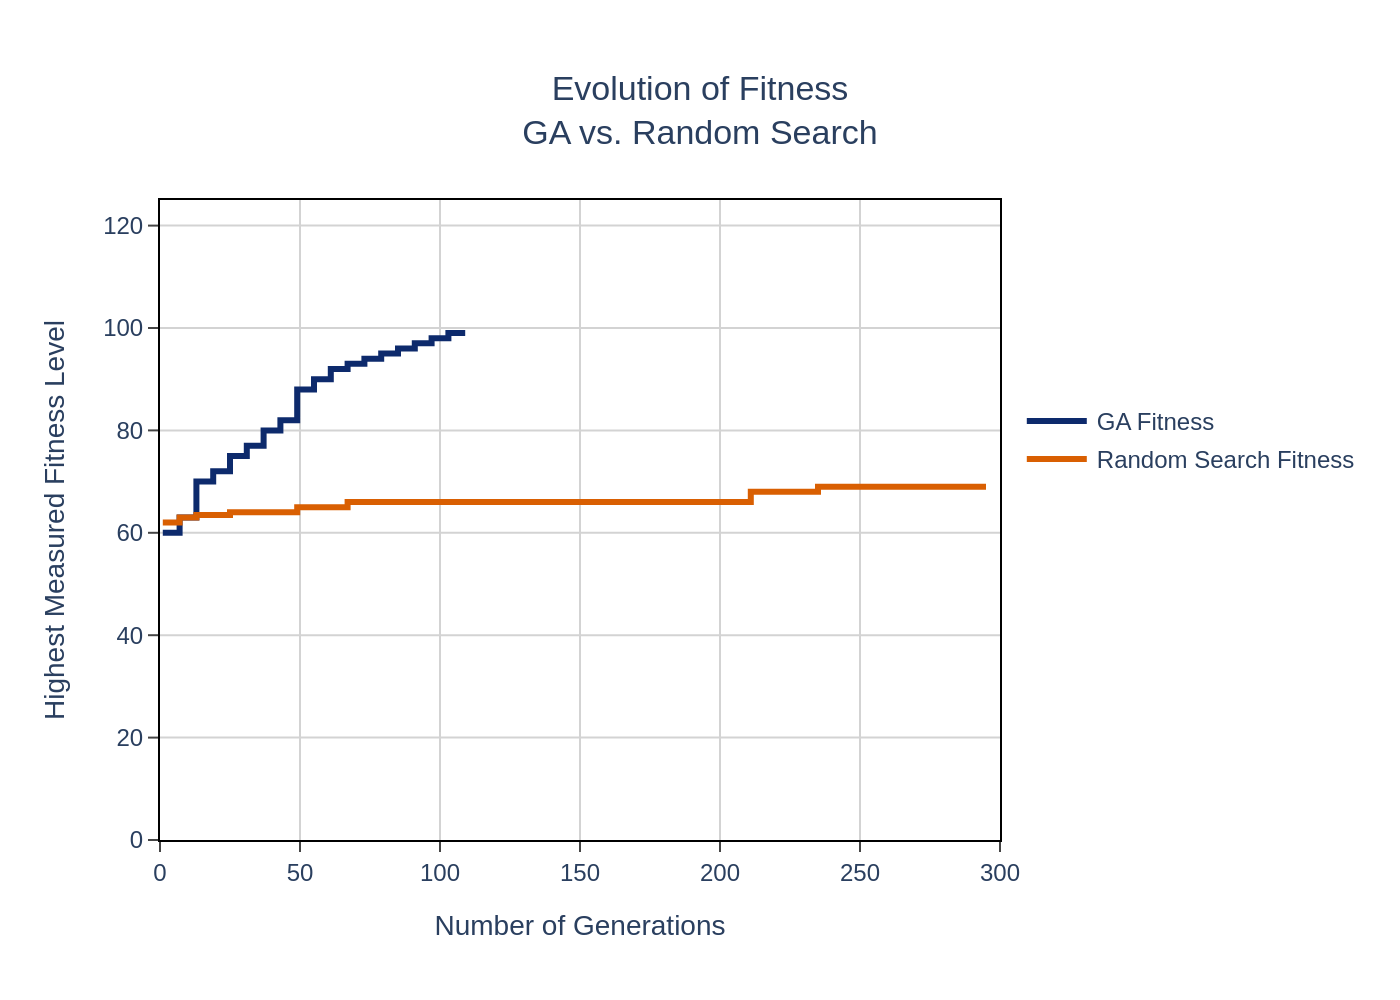

The script that drew this image:
import sys
import json
import pathlib
import plotly.graph_objects as go

# --- 1. Load Data from JSON ---
# The script requires the path to the JSON file as a command-line argument.
if len(sys.argv) != 2:
    print("Usage: python generate_chart.py <path_to_json_file>")
    sys.exit(1)

json_path = pathlib.Path(sys.argv[1])
if not json_path.is_file():
    print(f"Error: JSON file not found at {json_path}")
    sys.exit(1)

with open(json_path, 'r', encoding='utf-8') as f:
    chart_info = json.load(f)

# Extract data and texts from the loaded JSON
chart_data = chart_info.get("chart_data", [])
texts = chart_info.get("texts", {})
colors = chart_info.get("colors", [])

# --- 2. Create the Figure ---
fig = go.Figure()

# Add a trace for each data series from the JSON
for i, series in enumerate(chart_data):
    fig.add_trace(go.Scatter(
        x=series.get('x'),
        y=series.get('y'),
        name=series.get('name'),
        mode='lines',
        line=dict(
            color=colors[i] if i < len(colors) else None,
            width=3,
            shape='hv'  # Create a step-like line (horizontal-then-vertical)
        )
    ))

# --- 3. Configure Layout and Styling ---
fig.update_layout(
    title=dict(
        text=texts.get('title'),
        x=0.5,
        xanchor='center'
    ),
    xaxis_title=texts.get('x_axis_title'),
    yaxis_title=texts.get('y_axis_title'),
    font=dict(
        family="Arial",
        size=12
    ),
    plot_bgcolor='white',
    paper_bgcolor='white',
    xaxis=dict(
        showgrid=True,
        gridcolor='lightgray',
        gridwidth=1,
        showline=True,
        linewidth=1,
        linecolor='black',
        mirror=True,
        ticks='outside',
        range=[0, 300],
        dtick=50
    ),
    yaxis=dict(
        showgrid=True,
        gridcolor='lightgray',
        gridwidth=1,
        showline=True,
        linewidth=1,
        linecolor='black',
        mirror=True,
        ticks='outside',
        range=[0, 125],
        dtick=20
    ),
    legend=dict(
        x=1.02,
        y=0.7,
        xanchor='left',
        yanchor='top',
        bgcolor='rgba(0,0,0,0)' # Transparent background
    ),
    margin=dict(l=80, r=200, t=100, b=80) # Adjust margins for titles and legend
)


# --- 4. Output the Image ---
# Derive the output filename from the input JSON filename
filename_base = json_path.stem
output_filename = f"{filename_base}.png"

# Save the figure to a PNG file with a high resolution
fig.write_image(output_filename, scale=2)

print(f"Chart saved to {output_filename}")
